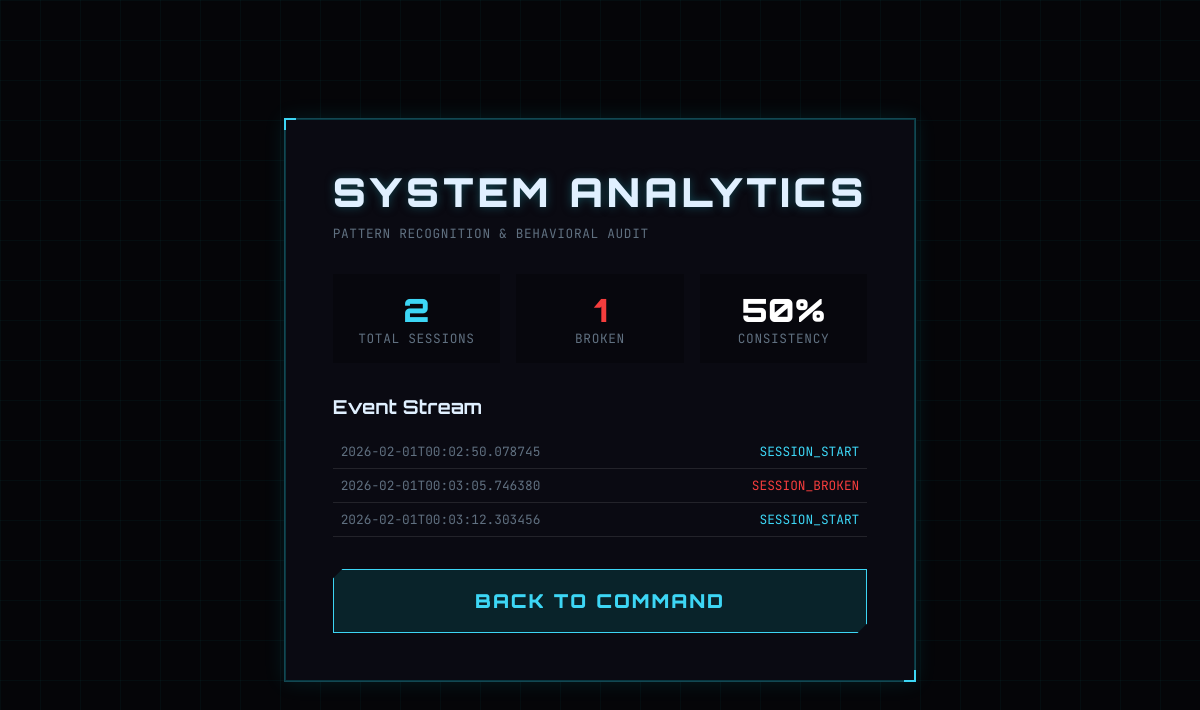
Before: /analytics with the older database file.
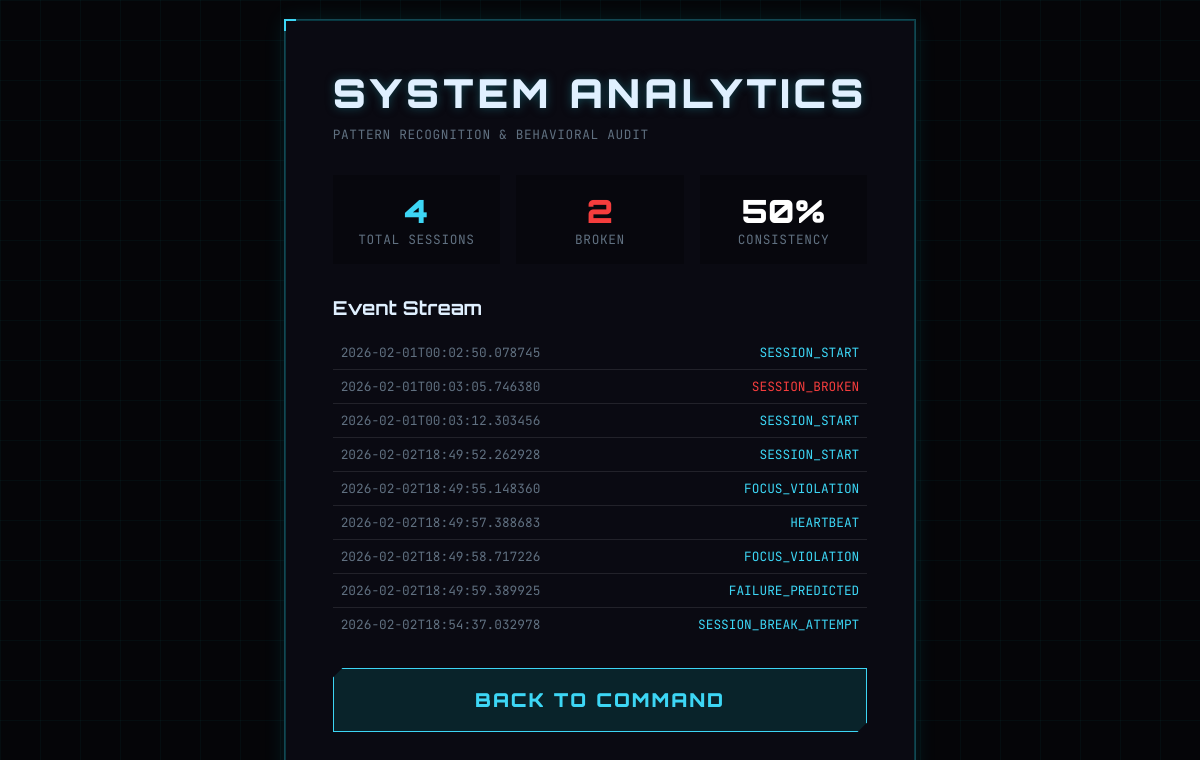
After: the same page with the newer database file.
### tables this page shows
CREATE TABLE events
                     (id INTEGER PRIMARY KEY AUTOINCREMENT,
                      event_type TEXT NOT NULL,
                      timestamp TEXT NOT NULL,
                      payload TEXT, previous_hash TEXT, hash TEXT);

### run.py (the view)
@app.route("/analytics")
def analytics():
    from app.core.store import EventStore
    store = EventStore()
    events = store.get_events()
    total = sum(1 for e in events if e["type"] == "SESSION_START")
    broken = sum(1 for e in events if e["type"] == "SESSION_BROKEN")
    predicted = sum(1 for e in events if e["type"] == "FAILURE_PREDICTED")
    rate = 0 if total == 0 else int(((total - broken) / total) * 100)
    return render_template(
        "analytics.html",
        events=events,
        total_sessions=total,
        failures=broken,
        success_rate=rate,
        predicted=predicted
    )

### app/core/store.py (called while the page is built)
    def _init_db(self):
        with sqlite3.connect(DB_FILE) as conn:
            conn.execute("""
                CREATE TABLE IF NOT EXISTS events (
                    id INTEGER PRIMARY KEY AUTOINCREMENT,
                    event_type TEXT NOT NULL,
                    timestamp TEXT NOT NULL,
                    payload TEXT,
                    previous_hash TEXT,
                    hash TEXT
                )
            """)
            self._ensure_columns(conn)

    def _ensure_columns(self, conn):
        cursor = conn.execute("PRAGMA table_info(events)")
        columns = [row[1] for row in cursor.fetchall()]
        if "previous_hash" not in columns:
            conn.execute("ALTER TABLE events ADD COLUMN previous_hash TEXT")
        if "hash" not in columns:
            conn.execute("ALTER TABLE events ADD COLUMN hash TEXT")

    def get_events(self):
        with sqlite3.connect(DB_FILE) as conn:
            rows = conn.execute(
                "SELECT event_type, timestamp, payload FROM events ORDER BY id"
            ).fetchall()
        return [
            {
                "type": r[0],
                "timestamp": r[1],
                "payload": json.loads(r[2]) if r[2] else {}
            }
            for r in rows
        ]

### templates/analytics.html
{% extends 'base.html' %}
{% block content %}
<div class="glass-panel" style="max-width: 800px;">
    <h1>System Analytics</h1>
    <p class="subtitle">Pattern Recognition & Behavioral Audit</p>
    <div style="display: grid; grid-template-columns: 1fr 1fr 1fr; gap: 1rem; margin-bottom: 2rem;">
        <div style="background: rgba(0,0,0,0.3); padding: 1rem; text-align: center;">
            <div style="font-size: 2rem; font-weight: 900; color: var(--color-primary);">{{ total_sessions }}</div>
            <div class="subtitle" style="margin:0;">Total Sessions</div>
        </div>
        <div style="background: rgba(0,0,0,0.3); padding: 1rem; text-align: center;">
            <div style="font-size: 2rem; font-weight: 900; color: var(--color-danger);">{{ failures }}</div>
            <div class="subtitle" style="margin:0;">Broken</div>
        </div>
        <div style="background: rgba(0,0,0,0.3); padding: 1rem; text-align: center;">
            <div style="font-size: 2rem; font-weight: 900; color: #fff;">{{ success_rate }}%</div>
            <div class="subtitle" style="margin:0;">Consistency</div>
        </div>
    </div>
    <h2 style="font-size: 1.2rem; margin-bottom: 1rem;">Event Stream</h2>
    <div style="max-height: 300px; overflow-y: auto; text-align: left; font-family: var(--font-mono); font-size: 0.8rem;">
        {% for event in events %}
        <div style="padding: 0.5rem; border-bottom: 1px solid rgba(255,255,255,0.1); display: flex; justify-content: space-between;">
            <span style="color: var(--color-text-muted);">{{ event.timestamp }}</span>
            <span style="{{ 'color: var(--color-danger);' if 'BROKEN' in event.type else 'color: var(--color-primary);' }}">
                {{ event.type }}
            </span>
        </div>
        {% endfor %}
    </div>
    <a href="/" class="btn-primary" style="margin-top: 2rem; text-align: center; text-decoration: none;">Back to Command</a>
</div>
{% endblock %}

### templates/base.html (shortened to what this page needs)
<!DOCTYPE html>
<html lang="en">
<head>
    <link rel="stylesheet" href="{{ url_for('static', filename='css/main.css') }}">
</head>
<body>
    <div id="app">
        {% block content %}{% endblock %}
    </div>
</body>
</html>

### static/css/main.css (style rules this page uses)
:root { --hue-primary: 190; --hue-danger: 0; --hue-bg: 240; --color-bg-deep: #050508; --color-bg-surface: #0a0a12; --color-bg-overlay: rgba(10, 20, 30, 0.85); --color-primary: hsl(var(--hue-primary), 90%, 60%); --color-primary-dim: hsl(var(--hue-primary), 60%, 20%); --color-primary-glow: hsl(var(--hue-primary), 100%, 50%); --color-danger: hsl(var(--hue-danger), 90%, 60%); --color-danger-glow: hsl(var(--hue-danger), 100%, 50%); --color-text-main: #e0f0ff; --color-text-muted: #607080; --font-heading: 'Orbitron', 'Inter', sans-serif; --font-mono: 'JetBrains Mono', monospace; --radius-lg: 4px; --radius-md: 2px; --radius-sm: 2px; --shadow-holo: 0 0 20px rgba(0, 240, 255, 0.1), inset 0 0 0 1px rgba(0, 240, 255, 0.2); --shadow-danger: 0 0 20px rgba(255, 0, 0, 0.1), inset 0 0 0 1px rgba(255, 0, 0, 0.2); }
* { box-sizing: border-box; margin: 0; padding: 0; }
body { background-color: var(--color-bg-deep); color: var(--color-text-main); font-family: var(--font-heading); min-height: 100vh; display: flex; justify-content: center; align-items: center; background-image: linear-gradient(rgba(0, 255, 255, 0.03) 1px, transparent 1px), linear-gradient(90deg, rgba(0, 255, 255, 0.03) 1px, transparent 1px); background-size: 40px 40px; overflow: hidden; }
.glass-panel { background: var(--color-bg-surface); border: 1px solid var(--color-primary-dim); box-shadow: var(--shadow-holo); padding: 3rem; width: 100%; max-width: 500px; min-height: 400px; position: relative; backdrop-filter: blur(5px); display: flex; flex-direction: column; justify-content: center; }
.glass-panel::before, .glass-panel::after { content: ''; position: absolute; width: 10px; height: 10px; border: 2px solid var(--color-primary); transition: all 0.3s ease; }
.glass-panel::before { top: -1px; left: -1px; border-right: none; border-bottom: none; }
.glass-panel::after { bottom: -1px; right: -1px; border-left: none; border-top: none; }
h1 { font-weight: 900; font-size: 2.5rem; margin-bottom: 0.5rem; text-transform: uppercase; letter-spacing: 0.1em; text-shadow: 0 0 10px var(--color-primary-dim); }
.subtitle { color: var(--color-text-muted); font-family: var(--font-mono); font-size: 0.8rem; margin-bottom: 2rem; text-transform: uppercase; letter-spacing: 0.05em; }
.btn-primary { display: block; width: 100%; padding: 1.2rem; border: 1px solid var(--color-primary); background: rgba(0, 255, 255, 0.1); color: var(--color-primary); font-family: var(--font-heading); font-weight: 900; font-size: 1.2rem; letter-spacing: 0.1em; text-transform: uppercase; cursor: pointer; transition: all 0.2s ease; clip-path: polygon(10px 0, 100% 0, 100% calc(100% - 10px), calc(100% - 10px) 100%, 0 100%, 0 10px); }

Changed rows visible on the page:
added events: timestamp "2026-02-02T18:49:52.262928", type "SESSION_START"
added events: timestamp "2026-02-02T18:49:55.148360", type "FOCUS_VIOLATION"
added events: timestamp "2026-02-02T18:49:57.388683", type "HEARTBEAT"
added events: timestamp "2026-02-02T18:49:58.717226", type "FOCUS_VIOLATION"
added events: timestamp "2026-02-02T18:49:59.389925", type "FAILURE_PREDICTED"
added events: timestamp "2026-02-02T18:54:37.032978", type "SESSION_BREAK_ATTEMPT"
Other visible differences:
{{ total_sessions }}: "2" → "4"
{{ failures }}: "1" → "2"
